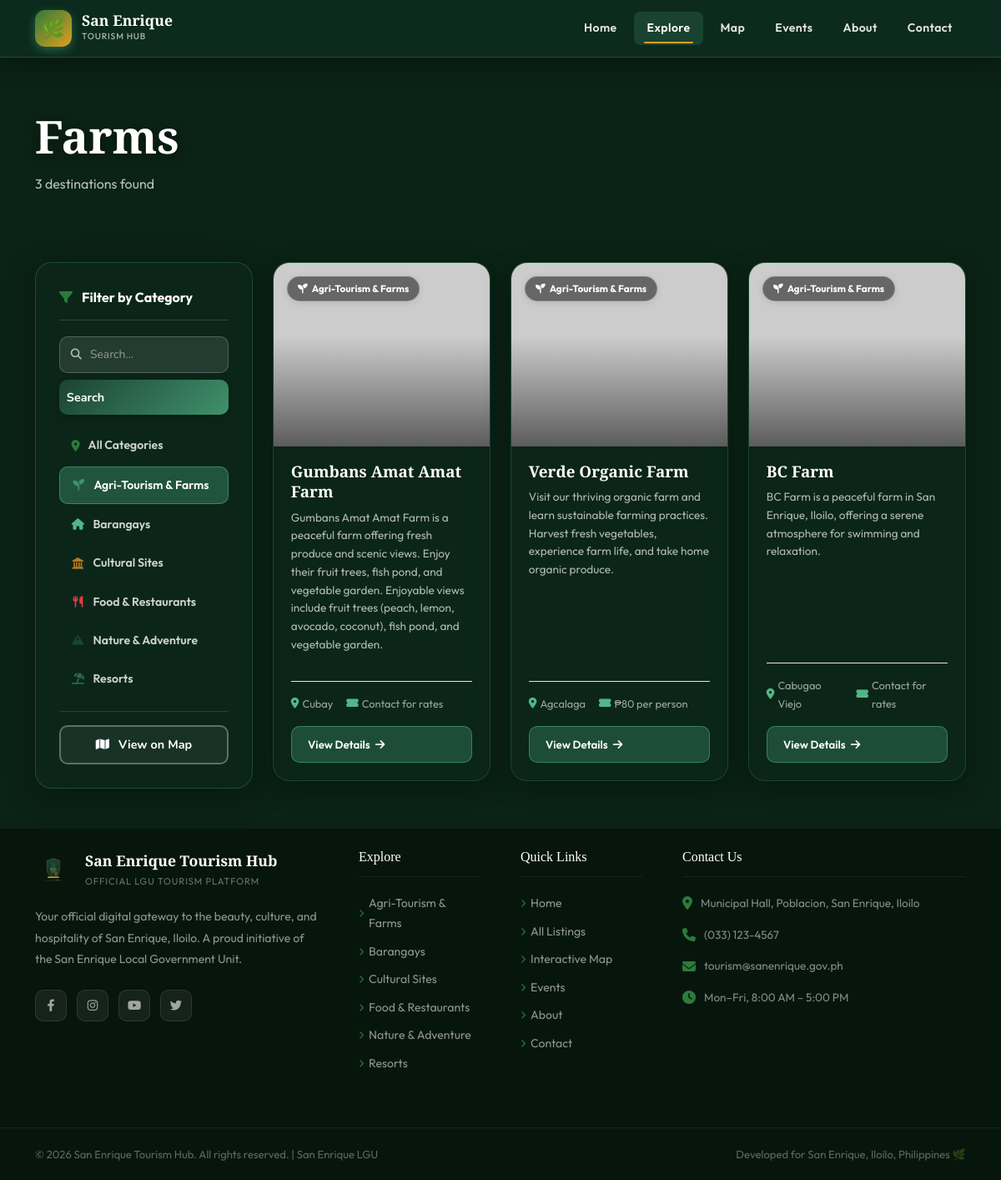
The app's page /explore.php?category=farms with its own data.
### tables this page shows
CREATE TABLE IF NOT EXISTS categories (
    id INT AUTO_INCREMENT PRIMARY KEY,
    name VARCHAR(100) NOT NULL,
    slug VARCHAR(100) NOT NULL UNIQUE,
    icon VARCHAR(50) DEFAULT 'fas fa-map-marker-alt',
    color VARCHAR(20) DEFAULT '#2d6a4f',
    created_at TIMESTAMP DEFAULT CURRENT_TIMESTAMP
);

CREATE TABLE IF NOT EXISTS listings (
    id INT AUTO_INCREMENT PRIMARY KEY,
    category_id INT NOT NULL,
    name VARCHAR(200) NOT NULL,
    slug VARCHAR(200) NOT NULL UNIQUE,
    description TEXT,
    address TEXT,
    barangay VARCHAR(100),
    contact VARCHAR(100),
    email VARCHAR(150),
    website VARCHAR(255),
    latitude DECIMAL(10, 8),
    longitude DECIMAL(11, 8),
    featured_image VARCHAR(500),
    gallery TEXT,
    video VARCHAR(512) DEFAULT '',
    operating_hours VARCHAR(255),
    entrance_fee VARCHAR(100),
    amenities TEXT,
    status ENUM('active','inactive','pending') DEFAULT 'active',
    is_featured TINYINT(1) DEFAULT 0,
    views INT DEFAULT 0,
    rating DECIMAL(3,2) DEFAULT 0.00,
    created_at TIMESTAMP DEFAULT CURRENT_TIMESTAMP,
    updated_at TIMESTAMP DEFAULT CURRENT_TIMESTAMP ON UPDATE CURRENT_TIMESTAMP,
    FOREIGN KEY (category_id) REFERENCES categories(id) ON DELETE CASCADE
);

### includes/db.php (called while the page is built, shortened)
<?php
function getDB()
{
    static $conn = null;
    if ($conn === null) {
        $conn = new mysqli(DB_HOST, DB_USER, DB_PASS, DB_NAME);
        $conn->set_charset('utf8mb4');
    }
    return $conn;
}
function sanitize($data)
{
    $db = getDB();
    return $db->real_escape_string(htmlspecialchars(trim($data)));
}
?>

### includes/functions.php (called while the page is built, shortened)
<?php
require_once __DIR__ . '/db.php';
function getCategories()
{
    $db = getDB();
    $result = $db->query("SELECT * FROM categories ORDER BY name");
    return $result ? $result->fetch_all(MYSQLI_ASSOC) : [];
}
function getAllListings($category_slug = '', $search = '', $limit = 20, $offset = 0)
{
    $db = getDB();
    $where = ["l.status = 'active'"];
    if ($category_slug) {
        $cat = $db->real_escape_string($category_slug);
        $where[] = "c.slug = '$cat'";
    }
    $whereStr = implode(' AND ', $where);
    $result = $db->query("SELECT l.*, c.name as category_name, c.icon, c.color, c.slug as cat_slug FROM listings l JOIN categories c ON l.category_id = c.id WHERE $whereStr ORDER BY l.is_featured DESC, l.name ASC LIMIT $limit OFFSET $offset");
    return $result ? $result->fetch_all(MYSQLI_ASSOC) : [];
}
function placeholderImage($name = 'Place', $w = 600, $h = 400)
{
    return "https://placehold.co/{$w}x{$h}/2d6a4f/ffffff?text=" . urlencode($name);
}
function listingImage($img, $name = 'Place', $w = 600, $h = 400)
{
    if (!$img)
        return placeholderImage($name, $w, $h);
    $clean = preg_replace('#^(\.\./)+#', '', $img);
    $clean = ltrim($clean, '/');
    return BASE_URL . '/' . $clean;
}
?>

### explore.php (the view, shortened to what this page needs)
<?php
require_once 'includes/functions.php';
$categories = getCategories();
$selectedCat = isset($_GET['category']) ? sanitize($_GET['category']) : '';
$search = isset($_GET['search']) ? sanitize($_GET['search']) : '';
$listings = getAllListings($selectedCat, $search, 24);
?>
<!DOCTYPE html>
<html lang="en">
<head>
  <link rel="stylesheet" href="https://cdnjs.cloudflare.com/ajax/libs/font-awesome/6.4.0/css/all.min.css">
  <link href="https://cdn.jsdelivr.net/npm/bootstrap@5.3.0/dist/css/bootstrap.min.css" rel="stylesheet">
  <link rel="stylesheet" href="assets/css/style.css">
</head>
<body>
  <nav class="navbar-main scrolled">
          <div class="container">
      <div class="d-flex align-items-center justify-content-between w-100">
        <a href="index.php" class="navbar-brand-wrap text-decoration-none">
          <div class="brand-logo">🌿</div>
          <div class="brand-text-wrap">
            <div class="brand-name">San Enrique</div>
            <div class="brand-sub">Tourism Hub</div>
          </div>
        </a>
        <div class="d-none d-lg-flex align-items-center gap-1">
          <a href="index.php" class="nav-link-main">Home</a>
          <a href="explore.php" class="nav-link-main active">Explore</a>
          <a href="map.php" class="nav-link-main">Map</a>
          <a href="index.php#events" class="nav-link-main">Events</a>
          <a href="index.php#about" class="nav-link-main">About</a>
          <a href="index.php#contact" class="nav-link-main">Contact</a>
        </div>
      </div>
    </div>
  </nav>
  <div class="page-hero">
    <div class="container">
      <h1 class="page-hero-title">
        <?= $search ? "Search: \"$search\"" : ($selectedCat ? ucfirst($selectedCat) : 'Explore Destinations') ?></h1>
      <p id="listingCount" style="color:rgba(255,255,255,0.7);margin-top:0.5rem;">
        <?= count($listings) ?> destination<?= count($listings) !== 1 ? 's' : '' ?> found
      </p>
    </div>
  </div>
  <div class="container py-5">
    <div class="row g-4">
      <div class="col-lg-3">
        <div class="filter-sidebar">
          <div class="filter-title"><i class="fas fa-filter me-2" style="color:var(--accent);"></i> Filter by Category
          </div>
          <form action="explore.php" method="GET" class="mb-3">
            <div
              style="display:flex;align-items:center;gap:8px;background:var(--gray-50);border:1.5px solid var(--gray-200);border-radius:8px;padding:0.5rem 0.8rem;">
              <i class="fas fa-search" style="color:var(--text-muted);font-size:0.82rem;"></i>
              <input type="text" id="exploreSearch" name="search" value="<?= htmlspecialchars($search) ?>"
                placeholder="Search..."
                style="border:none;background:transparent;outline:none;font-size:0.87rem;font-family:'Nunito',sans-serif;width:100%;"
                autocomplete="off">
            </div>
            <button type="submit" class="btn-primary-main w-100 mt-2" style="padding:0.55rem;">Search</button>
          </form>
          <a href="explore.php<?= $search ? '?search=' . urlencode($search) : '' ?>"
            class="category-filter-item <?= !$selectedCat ? 'active' : '' ?>">
            <i class="fas fa-map-marker-alt" style="color:var(--accent);font-size:0.85rem;"></i> All Categories
          </a>
          <?php foreach ($categories as $cat): ?>
            <a href="explore.php?category=<?= htmlspecialchars($cat['slug']) ?><?= $search ? '&search=' . urlencode($search) : '' ?>"
              class="category-filter-item <?= $selectedCat === $cat['slug'] ? 'active' : '' ?>">
              <i class="<?= htmlspecialchars($cat['icon']) ?>"
                style="color:<?= htmlspecialchars($cat['color']) ?>;font-size:0.85rem;width:16px;text-align:center;"></i>
              <?= htmlspecialchars($cat['name']) ?>
            </a>
          <?php endforeach; ?>
          <div class="mt-3 pt-3" style="border-top:1px solid var(--gray-100);">
            <a href="map.php" class="btn-outline-main w-100" style="justify-content:center;padding:0.6rem;">
              <i class="fas fa-map me-1"></i> View on Map
            </a>
          </div>
        </div>
      </div>
      <div class="col-lg-9" id="listingsContainer">
        <?php if ($listings): ?>
          <div class="row g-4" id="listingsGrid">
            <?php foreach ($listings as $i => $listing): ?>
              <div class="col-md-6 col-xl-4 animate-on-scroll delay-<?= ($i % 4) + 1 ?>">
                <div class="listing-card">
                  <div class="listing-card-img">
                    <img src="<?= htmlspecialchars(listingImage($listing['featured_image'], $listing['name'], 600, 400)) ?>"
                      alt="<?= htmlspecialchars($listing['name']) ?>" loading="lazy"
                      onerror="this.src='https://placehold.co/600x400/1b4332/ffffff?text=No+Image'">
                    <div class="listing-badge" style="color:<?= htmlspecialchars($listing['color']) ?>">
                      <i class="<?= htmlspecialchars($listing['icon']) ?>"></i>
                      <?= htmlspecialchars($listing['category_name']) ?>
                    </div>
                  </div>
                  <div class="listing-card-body">
                    <h3 class="listing-card-title"><?= htmlspecialchars($listing['name']) ?></h3>
                    <p class="listing-card-desc"><?= htmlspecialchars($listing['description']) ?></p>
                    <div class="listing-card-meta">
                      <?php if ($listing['barangay']): ?>
                        <span><i class="fas fa-map-marker-alt"></i> <?= htmlspecialchars($listing['barangay']) ?></span>
                      <?php endif; ?>
                      <?php if ($listing['entrance_fee']): ?>
                        <span><i class="fas fa-ticket-alt"></i> <?= htmlspecialchars($listing['entrance_fee']) ?></span>
                      <?php endif; ?>
                    </div>
                    <a href="listing.php?slug=<?= urlencode($listing['slug']) ?>" class="btn-card">
                      View Details <i class="fas fa-arrow-right"></i>
                    </a>
                  </div>
                </div>
              </div>
            <?php endforeach; ?>
          </div>
        <?php endif; ?>
      </div>
    </div>
  </div>
  <footer class="footer-main">
    <div class="container">
      <div class="row g-5">
        <div class="col-lg-4">
          <div class="footer-logo">
            <div class="d-flex align-items-center gap-3">
              <img src="assets/images/logo-tourism.svg" alt="San Enrique" class="footer-logo-img">
              <div>
                <div class="footer-logo-title">San
                  Enrique Tourism Hub</div>
                <div class="footer-logo-sub">
                  Official LGU Tourism Platform</div>
              </div>
            </div>
          </div>
          <p class="footer-desc">
            Your official digital gateway to the beauty, culture, and hospitality of San Enrique, Iloilo. A proud
            initiative of the San Enrique Local Government Unit.
          </p>
          <div class="footer-social">
            <a href="#" class="social-btn" title="Facebook"><i class="fab fa-facebook-f"></i></a>
            <a href="#" class="social-btn" title="Instagram"><i class="fab fa-instagram"></i></a>
            <a href="#" class="social-btn" title="YouTube"><i class="fab fa-youtube"></i></a>
            <a href="#" class="social-btn" title="Twitter"><i class="fab fa-twitter"></i></a>
          </div>
        </div>
        <div class="col-6 col-lg-2">
          <h5 class="footer-heading">Explore</h5>
          <ul class="footer-links">
            <?php foreach ($categories as $cat): ?>
              <li><a href="explore.php?category=<?= htmlspecialchars($cat['slug']) ?>"><i
                    class="fas fa-chevron-right"></i> <?= htmlspecialchars($cat['name']) ?></a></li>
            <?php endforeach; ?>
          </ul>
        </div>
        <div class="col-6 col-lg-2">
          <h5 class="footer-heading">Quick Links</h5>
          <ul class="footer-links">
            <li><a href="index.php"><i class="fas fa-chevron-right"></i> Home</a></li>
            <li><a href="explore.php"><i class="fas fa-chevron-right"></i> All Listings</a></li>
            <li><a href="map.php"><i class="fas fa-chevron-right"></i> Interactive Map</a></li>
            <li><a href="#events"><i class="fas fa-chevron-right"></i> Events</a></li>
            <li><a href="#about"><i class="fas fa-chevron-right"></i> About</a></li>
            <li><a href="#contact"><i class="fas fa-chevron-right"></i> Contact</a></li>
          </ul>
        </div>
        <div class="col-lg-4">
          <h5 class="footer-heading">Contact Us</h5>
          <div style="display:flex;flex-direction:column;gap:0.9rem;">
            <div style="display:flex;gap:10px;align-items:flex-start;">
              <i class="fas fa-map-marker-alt" style="color:var(--accent);margin-top:3px;flex-shrink:0;"></i>
              <span style="font-size:0.85rem;color:rgba(255,255,255,0.5);">Municipal Hall, Poblacion, San Enrique,
                Iloilo</span>
            </div>
            <div style="display:flex;gap:10px;align-items:center;">
              <i class="fas fa-phone" style="color:var(--accent);flex-shrink:0;"></i>
              <span style="font-size:0.85rem;color:rgba(255,255,255,0.5);">(033) 123-4567</span>
            </div>
            <div style="display:flex;gap:10px;align-items:center;">
              <i class="fas fa-envelope" style="color:var(--accent);flex-shrink:0;"></i>
              <span style="font-size:0.85rem;color:rgba(255,255,255,0.5);">tourism@sanenrique.gov.ph</span>
            </div>
            <div style="display:flex;gap:10px;align-items:center;">
              <i class="fas fa-clock" style="color:var(--accent);flex-shrink:0;"></i>
              <span style="font-size:0.85rem;color:rgba(255,255,255,0.5);">Mon–Fri, 8:00 AM – 5:00 PM</span>
            </div>
          </div>
        </div>
      </div>
    </div>
    <div class="footer-bottom">
      <div class="container">
        <div class="d-flex flex-wrap justify-content-between align-items-center gap-2">
          <span>&copy; <?= date('Y') ?> San Enrique Tourism Hub. All rights reserved. | San Enrique LGU</span>
          <span>Developed for San Enrique, Iloilo, Philippines 🌿</span>
        </div>
      </div>
    </div>
  </footer>
</body>
</html>

### records on screen
categories: name "Agri-Tourism & Farms"
categories: name "Barangays"
categories: name "Cultural Sites"
categories: name "Food & Restaurants"
categories: name "Nature & Adventure"
categories: name "Resorts"
listings: category.name "Agri-Tourism & Farms", name "Gumbans Amat Amat Farm", description "Gumbans Amat Amat Farm is a peaceful farm offering fresh produce and scenic views. Enjoy their fruit trees, fish pond, and vegetable garden. Enjoyable views include fruit trees (peach, lemon, avocado, coconut), fish pond, and vegetable garden.", barangay "Cubay", entrance_fee "Contact for rates"
listings: category.name "Agri-Tourism & Farms", name "Verde Organic Farm", description "Visit our thriving organic farm and learn sustainable farming practices. Harvest fresh vegetables, experience farm life, and take home organic produce.", barangay "Agcalaga", entrance_fee "₱80 per person"
listings: category.name "Agri-Tourism & Farms", name "BC Farm", description "BC Farm is a peaceful farm in San Enrique, Iloilo, offering a serene atmosphere for swimming and relaxation.", barangay "Cabugao Viejo", entrance_fee "Contact for rates"

### other values on screen
$selectedCat "Farms"
count($listings) "3"
